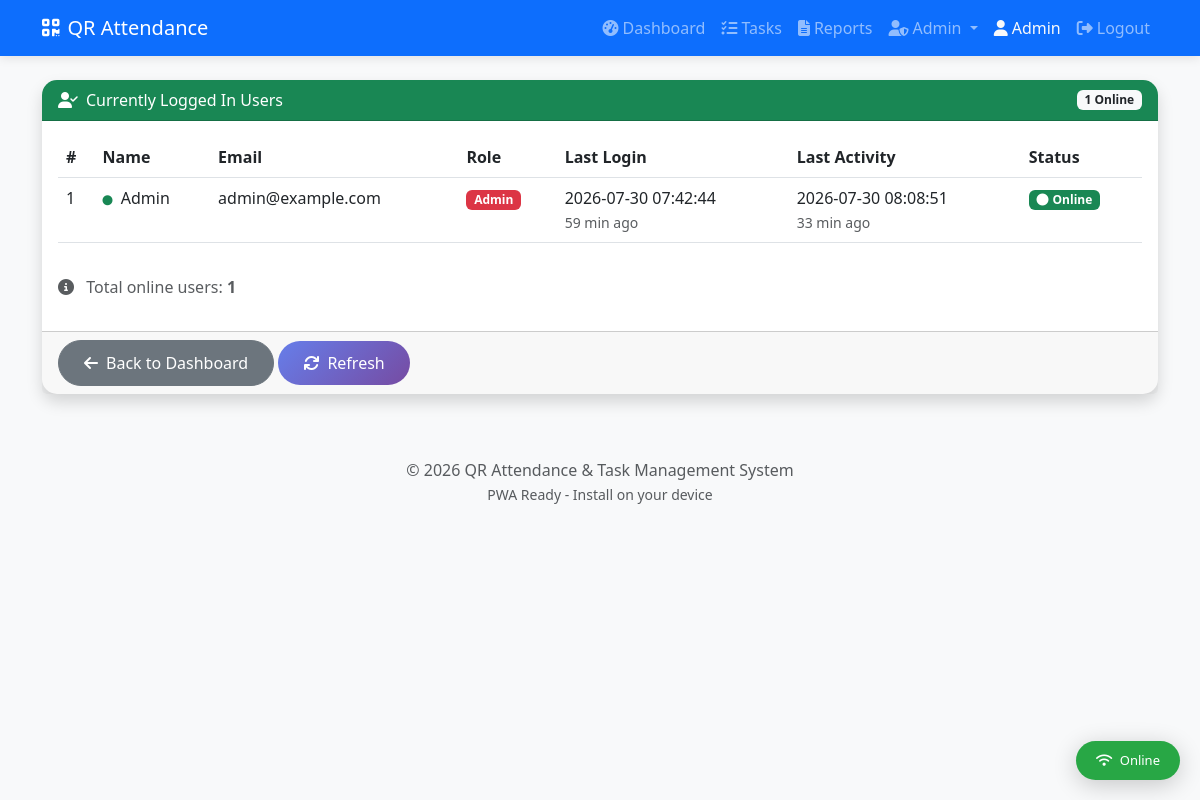
Page /admin/logged_in_users (signed in) on the committed database.
### app/models.py (models this page shows, shortened)
class User(UserMixin, db.Model):
    __tablename__ = 'users'
    id = db.Column(db.Integer, primary_key=True)
    name = db.Column(db.String(100), nullable=False)
    email = db.Column(db.String(120), unique=True, nullable=False, index=True)
    password_hash = db.Column(db.String(256), nullable=False)
    role = db.Column(db.String(20), default='user')
    created_at = db.Column(db.DateTime, default=datetime.utcnow)
    is_active = db.Column(db.Boolean, default=True)
    last_login = db.Column(db.DateTime, nullable=True)
    last_activity = db.Column(db.DateTime, nullable=True)
    is_logged_in = db.Column(db.Boolean, default=False)
    session_id = db.Column(db.String(100), nullable=True)
    attendances = db.relationship('Attendance', backref='user', lazy=True)
    tasks = db.relationship('Task', backref='user', lazy=True)
    def get_time_ago(self, dt):
        if not dt:
            return "Never"
        now = datetime.utcnow()
        diff = now - dt
        if diff.days > 0:
            return f"{diff.days} days ago"
        if diff.seconds < 60:
            return "Just now"
        if diff.seconds < 3600:
            return f"{diff.seconds // 60} min ago"
        return f"{diff.seconds // 3600} hours ago"

### app/routes.py (the view)
@main.route('/admin/logged_in_users')
@login_required
def admin_logged_in_users():
    if current_user.role != 'admin':
        flash('Access denied.', 'danger')
        return redirect(url_for('main.dashboard'))
    logged_in_users = User.query.filter_by(is_logged_in=True).all()
    return render_template('admin_logged_in_users.html', logged_in_users=logged_in_users)

### app/templates/admin_logged_in_users.html (shortened to what this page needs)
{% extends "base.html" %}
{% block content %}
<div class="card shadow">
    <div class="card-header bg-success text-white d-flex justify-content-between align-items-center">
        <div><i class="fas fa-user-check me-2"></i>Currently Logged In Users</div>
        <span class="badge bg-light text-dark">{{ logged_in_users|length }} Online</span>
    </div>
    <div class="card-body">
        {% if logged_in_users %}
            <div class="table-responsive">
                <table class="table table-hover">
                    <thead>
                        <tr>
                            <th>#</th>
                            <th>Name</th>
                            <th>Email</th>
                            <th>Role</th>
                            <th>Last Login</th>
                            <th>Last Activity</th>
                            <th>Status</th>
                        </tr>
                    </thead>
                    <tbody>
                        {% for user in logged_in_users %}
                            <tr>
                                <td>{{ user.id }}</td>
                                <td>
                                    <i class="fas fa-circle text-success me-1" style="font-size:10px;"></i>
                                    {{ user.name }}
                                </td>
                                <td>{{ user.email }}</td>
                                <td><span class="badge {% if user.role == 'admin' %}bg-danger{% else %}bg-info{% endif %}">{{ user.role|title }}</span></td>
                                <td>
                                    {% if user.last_login %}
                                        {{ user.last_login.strftime('%Y-%m-%d %H:%M:%S') }}
                                        <br><small class="text-muted">{{ user.get_time_ago(user.last_login) }}</small>
                                    {% else %}
                                        Never
                                    {% endif %}
                                </td>
                                <td>
                                    {% if user.last_activity %}
                                        {{ user.last_activity.strftime('%Y-%m-%d %H:%M:%S') }}
                                        <br><small class="text-muted">{{ user.get_time_ago(user.last_activity) }}</small>
                                    {% else %}
                                        Never
                                    {% endif %}
                                </td>
                                <td><span class="badge bg-success"><i class="fas fa-circle me-1"></i>Online</span></td>
                            </tr>
                        {% endfor %}
                    </tbody>
                </table>
            </div>
            <div class="mt-3">
                <p class="text-muted">
                    <i class="fas fa-info-circle me-2"></i>
                    Total online users: <strong>{{ logged_in_users|length }}</strong>
                </p>
            </div>
        {% else %}
            <div class="text-center py-5">
                <i class="fas fa-user-slash fa-3x text-muted mb-3"></i>
                <h5 class="text-muted">No users currently logged in</h5>
                <p class="text-muted">Users will appear here when they log in</p>
            </div>
        {% endif %}
    </div>
    <div class="card-footer">
        <a href="{{ url_for('main.admin_dashboard') }}" class="btn btn-secondary">
            <i class="fas fa-arrow-left me-2"></i>Back to Dashboard
        </a>
        <button onclick="location.reload()" class="btn btn-primary">
            <i class="fas fa-sync me-2"></i>Refresh
        </button>
    </div>
</div>
{% endblock %}

### app/templates/base.html (shortened to what this page needs)
<!DOCTYPE html>
<html lang="en">
<head>
    <link href="https://cdn.jsdelivr.net/npm/bootstrap@5.3.0/dist/css/bootstrap.min.css" rel="stylesheet">
    <link rel="stylesheet" href="https://cdnjs.cloudflare.com/ajax/libs/font-awesome/6.4.0/css/all.min.css">
</head>
<body>
    <nav class="navbar navbar-expand-lg navbar-dark bg-primary">
        <div class="container">
            <a class="navbar-brand" href="{{ url_for('main.index') }}">
                <i class="fas fa-qrcode me-2"></i>QR Attendance
            </a>
            <div class="collapse navbar-collapse" id="navbarNav">
                <ul class="navbar-nav ms-auto">
                    {% if current_user.is_authenticated %}
                        <li class="nav-item"><a class="nav-link" href="{{ url_for('main.dashboard') }}"><i class="fas fa-tachometer-alt me-1"></i>Dashboard</a></li>
                        <li class="nav-item"><a class="nav-link" href="{{ url_for('main.tasks') }}"><i class="fas fa-tasks me-1"></i>Tasks</a></li>
                        <li class="nav-item"><a class="nav-link" href="{{ url_for('main.attendance_report') }}"><i class="fas fa-file-alt me-1"></i>Reports</a></li>
                        {% if current_user.role == 'admin' %}
                            <li class="nav-item dropdown">
                                <a class="nav-link dropdown-toggle" href="#" id="adminDropdown" role="button" data-bs-toggle="dropdown">
                                    <i class="fas fa-user-shield me-1"></i>Admin
                                </a>
                            </li>
                        {% endif %}
                        <li class="nav-item"><span class="nav-link text-light"><i class="fas fa-user me-1"></i>{{ current_user.name }}</span></li>
                        <li class="nav-item"><a class="nav-link" href="{{ url_for('auth.logout') }}"><i class="fas fa-sign-out-alt me-1"></i>Logout</a></li>
                    {% else %}
                        <li class="nav-item"><a class="nav-link" href="{{ url_for('auth.login') }}">Login</a></li>
                        <li class="nav-item"><a class="nav-link" href="{{ url_for('auth.register') }}">Register</a></li>
                    {% endif %}
                </ul>
            </div>
        </div>
    </nav>
    <div class="container mt-4">
        {% block content %}{% endblock %}
    </div>
    <footer class="bg-light text-center text-muted py-3 mt-5">
        <div class="container">
            &copy; 2026 QR Attendance & Task Management System
            <br>
            <small>PWA Ready - Install on your device</small>
        </div>
    </footer>
    <div id="network-status" class="network-status online">
    </div>
</body>
</html>

### app/templates/base.html (style rules this page uses)
body { min-height: 100vh; display: flex; flex-direction: column; background: #f8f9fa; }
footer { margin-top: auto; }
.card { border: none; border-radius: 15px; box-shadow: 0 2px 15px rgba(0,0,0,0.08); }
.card-header { border-radius: 15px 15px 0 0 !important; }
.btn { border-radius: 25px; padding: 10px 25px; }
.btn-primary { background: linear-gradient(135deg, #667eea 0%, #764ba2 100%); border: none; }
.navbar { box-shadow: 0 2px 10px rgba(0,0,0,0.1); }
.network-status { position: fixed; bottom: 20px; right: 20px; z-index: 9999; padding: 10px 20px; border-radius: 25px; font-size: 13px; font-weight: 500; box-shadow: 0 5px 25px rgba(0,0,0,0.2); display: none; }
.network-status.online { background: #28a745; color: white; }

### rows in the picture
User: name "Admin", id "1", email "admin@example.com", role "Admin", last_login "2026-07-30 07:42:44", get_time_ago "59 min ago", last_activity "2026-07-30 08:08:51", get_time_ago "33 min ago"

### other values in the picture
{{ logged_in_users|length }} "1"
